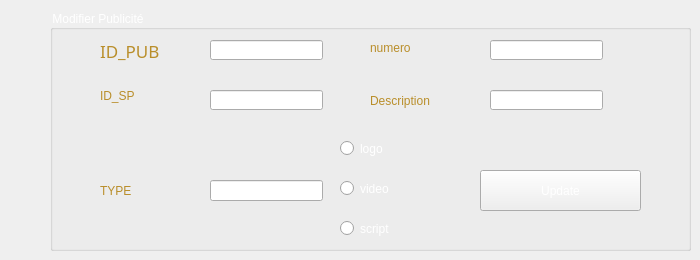
     <widget class="QWidget" name="Modifier_2">
      <attribute name="title">
       <string>Modifier</string>
      </attribute>
      <widget class="QGroupBox" name="groupBox_6">
       <property name="geometry">
        <rect>
         <x>50</x>
         <y>10</y>
         <width>641</width>
         <height>241</height>
        </rect>
       </property>
       <property name="styleSheet">
        <string notr="true">font: 75 12pt &quot;Adobe Gothic Std B&quot;;
color: rgb(255, 255, 255);</string>
       </property>
       <property name="title">
        <string>Modifier Publicité</string>
       </property>
       <widget class="QLabel" name="label_20">
        <property name="geometry">
         <rect>
          <x>50</x>
          <y>20</y>
          <width>81</width>
          <height>41</height>
         </rect>
        </property>
        <property name="font">
         <font>
          <family>MV Boli</family>
          <pointsize>13</pointsize>
          <weight>50</weight>
          <italic>false</italic>
          <bold>false</bold>
         </font>
        </property>
        <property name="styleSheet">
         <string notr="true">font: 13pt &quot;MV Boli&quot;;
color: rgb(185, 142, 42);</string>
        </property>
        <property name="text">
         <string>ID_PUB</string>
        </property>
       </widget>
       <widget class="QLabel" name="label_21">
        <property name="geometry">
         <rect>
          <x>320</x>
          <y>30</y>
          <width>81</width>
          <height>16</height>
         </rect>
        </property>
        <property name="styleSheet">
         <string notr="true">font: 13pt &quot;MV Boli&quot;;
color: rgb(185, 142, 42);</string>
        </property>
        <property name="text">
         <string>numero</string>
        </property>
       </widget>
       <widget class="QLabel" name="label_22">
        <property name="geometry">
         <rect>
          <x>320</x>
          <y>70</y>
          <width>111</width>
          <height>41</height>
         </rect>
        </property>
        <property name="styleSheet">
         <string notr="true">font: 13pt &quot;MV Boli&quot;;
color: rgb(185, 142, 42);</string>
        </property>
        <property name="text">
         <string>Description</string>
        </property>
       </widget>
       <widget class="QLabel" name="label_23">
        <property name="geometry">
         <rect>
          <x>50</x>
          <y>70</y>
          <width>81</width>
          <height>31</height>
         </rect>
        </property>
        <property name="styleSheet">
         <string notr="true">font: 13pt &quot;MV Boli&quot;;
color: rgb(185, 142, 42);</string>
        </property>
        <property name="text">
         <string>ID_SP</string>
        </property>
       </widget>
       <widget class="QLabel" name="label_24">
        <property name="geometry">
         <rect>
          <x>50</x>
          <y>170</y>
          <width>61</width>
          <height>21</height>
         </rect>
        </property>
        <property name="styleSheet">
         <string notr="true">font: 13pt &quot;MV Boli&quot;;
color: rgb(185, 142, 42);</string>
        </property>
        <property name="text">
         <string>TYPE</string>
        </property>
       </widget>
       <widget class="QLineEdit" name="lineEdit_idpub_Edit">
        <property name="geometry">
         <rect>
          <x>160</x>
          <y>30</y>
          <width>113</width>
          <height>20</height>
         </rect>
        </property>
        <property name="readOnly">
         <bool>true</bool>
        </property>
       </widget>
       <widget class="QLineEdit" name="lineEdit_num2Edit">
        <property name="geometry">
         <rect>
          <x>440</x>
          <y>30</y>
          <width>113</width>
          <height>20</height>
         </rect>
        </property>
       </widget>
       <widget class="QLineEdit" name="lineEdit_descriptionEdit">
        <property name="geometry">
         <rect>
          <x>440</x>
          <y>80</y>
          <width>113</width>
          <height>20</height>
         </rect>
        </property>
       </widget>
       <widget class="QLineEdit" name="lineEdit_IDsp2_Edit">
        <property name="geometry">
         <rect>
          <x>160</x>
          <y>80</y>
          <width>113</width>
          <height>20</height>
         </rect>
        </property>
        <property name="readOnly">
         <bool>true</bool>
        </property>
       </widget>
       <widget class="QLineEdit" name="lineEdit_typeEdit">
        <property name="geometry">
         <rect>
          <x>160</x>
          <y>170</y>
          <width>113</width>
          <height>21</height>
         </rect>
        </property>
       </widget>
       <widget class="QPushButton" name="pushButton_editPub">
        <property name="geometry">
         <rect>
          <x>430</x>
          <y>160</y>
          <width>161</width>
          <height>41</height>
         </rect>
        </property>
        <property name="styleSheet">
         <string notr="true">font: 12pt &quot;MV Boli&quot;;
</string>
        </property>
        <property name="text">
         <string>Update</string>
        </property>
       </widget>
       <widget class="QRadioButton" name="radioButton_logoEdit">
        <property name="geometry">
         <rect>
          <x>290</x>
          <y>130</y>
          <width>82</width>
          <height>17</height>
         </rect>
        </property>
        <property name="text">
         <string>logo</string>
        </property>
       </widget>
       <widget class="QRadioButton" name="radioButton_videoEdit">
        <property name="geometry">
         <rect>
          <x>290</x>
          <y>170</y>
          <width>82</width>
          <height>17</height>
         </rect>
        </property>
        <property name="text">
         <string>video</string>
        </property>
       </widget>
       <widget class="QRadioButton" name="radioButton_scriptEdit">
        <property name="geometry">
         <rect>
          <x>290</x>
          <y>210</y>
          <width>82</width>
          <height>17</height>
         </rect>
        </property>
        <property name="text">
         <string>script</string>
        </property>
       </widget>
      </widget>
     </widget>
